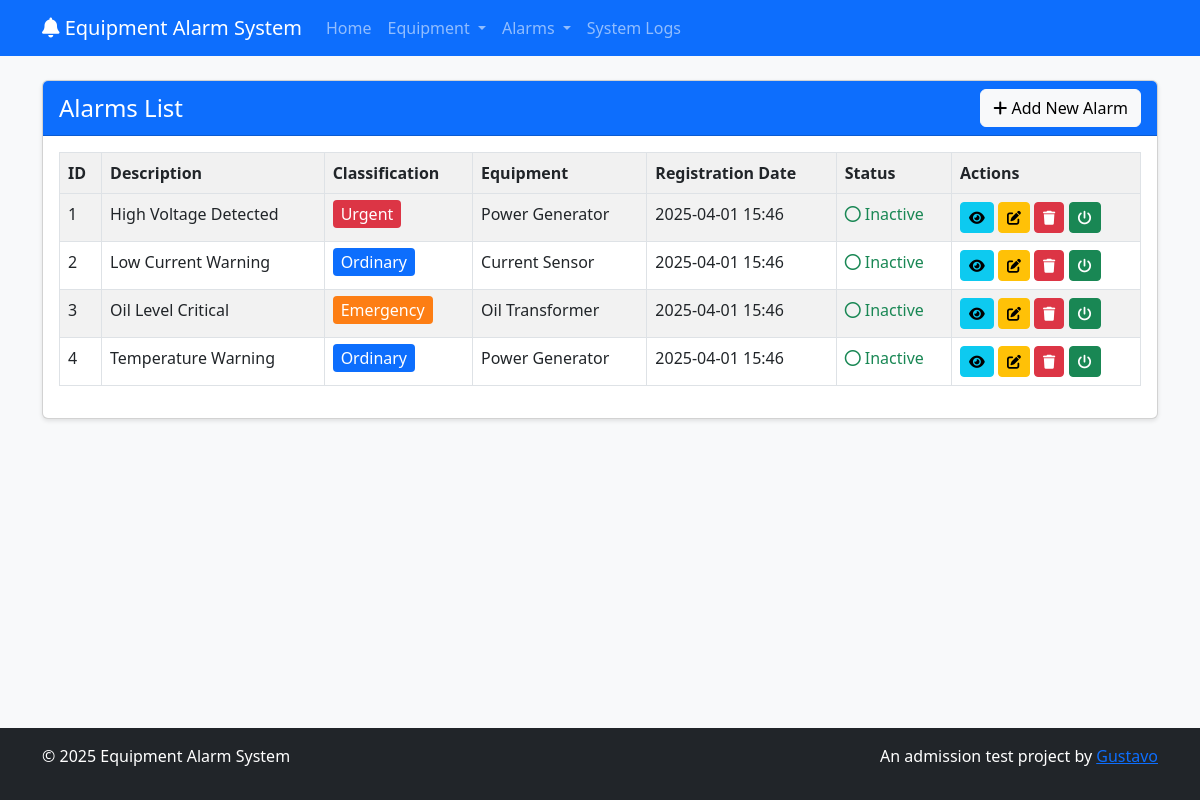
/alarms/list.php, run on the app's committed database.
### tables this page shows
CREATE TABLE IF NOT EXISTS alarms (
    id INT AUTO_INCREMENT PRIMARY KEY,
    description VARCHAR(255) NOT NULL,
    classification ENUM('Urgent', 'Emergency', 'Ordinary') NOT NULL,
    equipment_id INT NOT NULL,
    registration_date DATETIME DEFAULT CURRENT_TIMESTAMP,
    created_at DATETIME DEFAULT CURRENT_TIMESTAMP,
    updated_at DATETIME DEFAULT CURRENT_TIMESTAMP ON UPDATE CURRENT_TIMESTAMP,
    FOREIGN KEY (equipment_id) REFERENCES equipment(id) ON DELETE CASCADE
);

CREATE TABLE IF NOT EXISTS equipment (
    id INT AUTO_INCREMENT PRIMARY KEY,
    name VARCHAR(100) NOT NULL,
    serial_number VARCHAR(50) NOT NULL UNIQUE,
    type ENUM('Voltage', 'Current', 'Oil') NOT NULL,
    registration_date DATETIME DEFAULT CURRENT_TIMESTAMP,
    created_at DATETIME DEFAULT CURRENT_TIMESTAMP,
    updated_at DATETIME DEFAULT CURRENT_TIMESTAMP ON UPDATE CURRENT_TIMESTAMP
);

### includes/functions.php (called while the page is built, shortened)
<?php
require_once 'config.php';
function getAlarmStatus($alarm_id) {
    global $conn;
    $alarm_id = (int) $alarm_id;
    $sql = "SELECT status FROM activated_alarms
            WHERE alarm_id = ?
            ORDER BY entry_date DESC
            LIMIT 1";
    if($stmt = mysqli_prepare($conn, $sql)) {
        mysqli_stmt_bind_param($stmt, "i", $alarm_id);
        if(mysqli_stmt_execute($stmt)) {
            $result = mysqli_stmt_get_result($stmt);
            if(mysqli_num_rows($result) == 1) {
                $row = mysqli_fetch_assoc($result);
                return $row['status'];
            } else {
                return 'off';
            }
        }
    }
    return false;
}
?>

### alarms/list.php (the view, shortened to what this page needs)
<?php
require_once '../includes/header.php';
$sql = "SELECT a.*, e.name as equipment_name
        FROM alarms a
        JOIN equipment e ON a.equipment_id = e.id
        ORDER BY a.registration_date DESC";
$result = mysqli_query($conn, $sql);
?>
<div class="card">
    <div class="card-header bg-primary text-white d-flex justify-content-between align-items-center">
        <h2 class="h4 mb-0">Alarms List</h2>
        <a href="create.php" class="btn btn-light">
            <i class="fas fa-plus"></i> Add New Alarm
        </a>
    </div>
    <div class="card-body">
        <?php
        if (mysqli_num_rows($result) > 0) {
        ?>
        <div class="table-responsive">
            <table class="table table-striped table-bordered sortable-table">
                <thead>
                    <tr>
                        <th class="sortable">ID</th>
                        <th class="sortable">Description</th>
                        <th class="sortable">Classification</th>
                        <th class="sortable">Equipment</th>
                        <th class="sortable">Registration Date</th>
                        <th class="sortable">Status</th>
                        <th>Actions</th>
                    </tr>
                </thead>
                <tbody>
                    <?php
                    while ($row = mysqli_fetch_assoc($result)) {
                        $status = getAlarmStatus($row['id']);
                        $classificationFormatted = '';
                        switch ($row['classification']) {
                            case 'Urgent':
                                $classificationFormatted = '<span class="classification-urgent">Urgent</span>';
                                break;
                            case 'Emergency':
                                $classificationFormatted = '<span class="classification-emergency">Emergency</span>';
                                break;
                            case 'Ordinary':
                                $classificationFormatted = '<span class="classification-ordinary">Ordinary</span>';
                                break;
                        }
                        $statusFormatted = '';
                        if ($status == 'on') {
                            $statusFormatted = '<span class="status-on"><i class="fas fa-circle"></i> Active</span>';
                        } else {
                            $statusFormatted = '<span class="status-off"><i class="far fa-circle"></i> Inactive</span>';
                        }
                    ?>
                    <tr>
                        <td><?php echo $row['id']; ?></td>
                        <td><?php echo htmlspecialchars($row['description']); ?></td>
                        <td><?php echo $classificationFormatted; ?></td>
                        <td><?php echo htmlspecialchars($row['equipment_name']); ?></td>
                        <td><?php echo date('Y-m-d H:i', strtotime($row['registration_date'])); ?></td>
                        <td><?php echo $statusFormatted; ?></td>
                        <td>
                            <a href="view.php?id=<?php echo $row['id']; ?>" class="btn btn-sm btn-info" data-bs-toggle="tooltip" title="View">
                                <i class="fas fa-eye"></i>
                            </a>
                            <a href="edit.php?id=<?php echo $row['id']; ?>" class="btn btn-sm btn-warning" data-bs-toggle="tooltip" title="Edit">
                                <i class="fas fa-edit"></i>
                            </a>
                            <a href="delete.php?id=<?php echo $row['id']; ?>" class="btn btn-sm btn-danger btn-delete" data-bs-toggle="tooltip" title="Delete">
                                <i class="fas fa-trash"></i>
                            </a>
                            <?php if ($status == 'off'): ?>
                            <a href="manage.php?action=activate&id=<?php echo $row['id']; ?>" class="btn btn-sm btn-success btn-toggle-status" data-action="activate" data-id="<?php echo $row['id']; ?>" data-desc="<?php echo htmlspecialchars($row['description']); ?>" data-bs-toggle="tooltip" title="Activate">
                                <i class="fas fa-power-off"></i>
                            </a>
                            <?php endif; ?>
                        </td>
                    </tr>
                    <?php
                    }
                    ?>
                </tbody>
            </table>
        </div>
        <?php
        } else {
            echo '<div class="alert alert-info">No alarms found. Please add some alarms.</div>';
        }
        ?>
    </div>
</div>
<?php
require_once '../includes/footer.php';
?>

### includes/header.php (shortened to what this page needs)
<?php
require_once 'functions.php';
?>
<!DOCTYPE html>
<html lang="en">
<head>
    <link href="https://cdn.jsdelivr.net/npm/bootstrap@5.3.0/dist/css/bootstrap.min.css" rel="stylesheet">
    <link rel="stylesheet" href="https://cdnjs.cloudflare.com/ajax/libs/font-awesome/6.0.0/css/all.min.css">
    <link href="/equipment-alarm-system/assets/css/style.css" rel="stylesheet">
</head>
<body>
    <nav class="navbar navbar-expand-lg navbar-dark bg-primary mb-4">
        <div class="container">
            <a class="navbar-brand" href="/equipment-alarm-system/index.php">
                <i class="fas fa-bell"></i> Equipment Alarm System
            </a>
            <div class="collapse navbar-collapse" id="navbarNav">
                <ul class="navbar-nav">
                    <li class="nav-item">
                        <a class="nav-link" href="/equipment-alarm-system/index.php">Home</a>
                    </li>
                    <li class="nav-item dropdown">
                        <a class="nav-link dropdown-toggle" href="#" id="equipmentDropdown" role="button" data-bs-toggle="dropdown">
                            Equipment
                        </a>
                    </li>
                    <li class="nav-item dropdown">
                        <a class="nav-link dropdown-toggle" href="#" id="alarmsDropdown" role="button" data-bs-toggle="dropdown">
                            Alarms
                        </a>
                    </li>
                    <li class="nav-item">
                        <a class="nav-link" href="/equipment-alarm-system/logs/view.php">System Logs</a>
                    </li>
                </ul>
            </div>
        </div>
    </nav>
    <div class="container"><?php

### includes/footer.php (shortened to what this page needs)
    </div>
    <footer class="bg-dark text-white p-3 mt-5">
        <div class="container">
            <div class="row">
                <div class="col-md-6">
                    <p>&copy; <?php echo date("Y"); ?> Equipment Alarm System</p>
                </div>
                <div class="col-md-6 text-end">
                    <p>An admission test project by <a href="https://github.com/gustavohdab" target="_blank">Gustavo</a></p>
                </div>
            </div>
        </div>
    </footer>
</body>
</html>

### assets/css/style.css (style rules this page uses)
html { height: 100%; }
body { background-color: #f8f9fa; min-height: 100%; display: flex; flex-direction: column; }
body > .container { flex: 1 0 auto; }
footer { flex-shrink: 0; margin-top: auto; }
.card { margin-bottom: 20px; box-shadow: 0 2px 4px rgba(0, 0, 0, 0.1); }
.card-header { font-weight: bold; }
.status-off { color: #198754; }
.table th { background-color: #f1f1f1; }
.classification-urgent { background-color: #dc3545; color: white; padding: 3px 8px; border-radius: 4px; }
.classification-emergency { background-color: #fd7e14; color: white; padding: 3px 8px; border-radius: 4px; }
.classification-ordinary { background-color: #0d6efd; color: white; padding: 3px 8px; border-radius: 4px; }
.table-responsive { overflow-x: auto; }

### data on the page
alarms: id "1", description "High Voltage Detected", classification "Urgent", equipment.name "Power Generator", registration_date "2025-04-01 15:46"
alarms: id "2", description "Low Current Warning", classification "Ordinary", equipment.name "Current Sensor", registration_date "2025-04-01 15:46"
alarms: id "3", description "Oil Level Critical", classification "Emergency", equipment.name "Oil Transformer", registration_date "2025-04-01 15:46"
alarms: id "4", description "Temperature Warning", classification "Ordinary", equipment.name "Power Generator", registration_date "2025-04-01 15:46"
